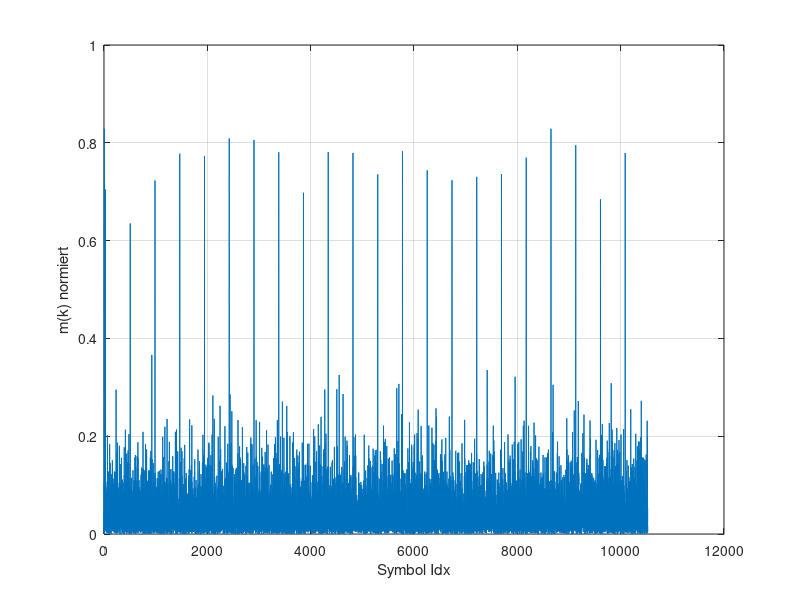

Reproduce this figure in MATLAB.
close all;
clear variables;
clc;

%%%%%%%%%%% Signalfile laden %%%%%%%%%%%%%%%%%%%
load('test_signal_4.mat');

%%%%%%%% Preamble Correlation %%%%%%%%%%%%%%%%%%

metrik_reell_vec = [];
Lp                  = length(preamble);

for it = 1:length(symbole_rx) - Lp
   metrik_temp      = sum( symbole_rx(it:it+Lp-1) .* conj(preamble) ) / Lp;
   power_estimate   = mean(abs(symbole_rx(it:it+Lp-1)).^2);
   metrik_reell_vec = [metrik_reell_vec, (abs(metrik_temp).^2) / power_estimate ];
end


plot(metrik_reell_vec);
grid;
xlabel('Symbol Idx');
ylabel('m(k) normiert');
hold on






